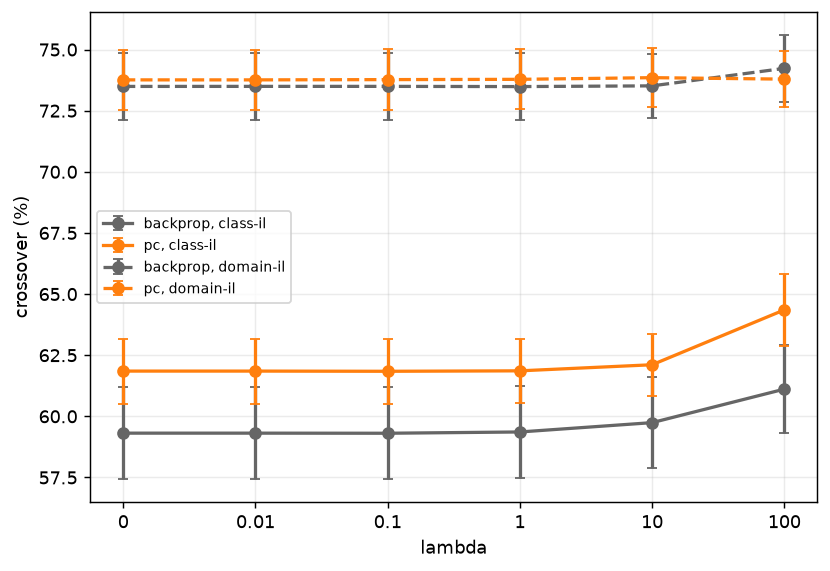

The Python source for this figure:
"""How large should EWC's penalty strength (lambda) be, and does the answer differ between
backprop and PC?

Report series 2, decade 200: the first of three "does an added consolidation/gating mechanism
change forgetting" sweeps (200 EWC, 210 SI, 220 k-WTA), followed by 230's head-to-head
comparison at each mechanism's swept-optimal setting. backprop_ewc + pc_ewc, both scenarios,
matched-competence 90%, 10 seeds. Every OTHER control is held at the value the rest of this
report series uses -- H=32 (script 100), lr 0.01 backprop / 0.02 PC, 90% matched competence,
crossover as the metric -- so lambda is this script's only free variable.

The penalty switches on at the task1->task2 boundary via run_classil's own on_task_end hook,
the same mechanism 130/131 already use for freezing and NCM prototypes: task 1 trains
completely normally (lambda has no effect yet), Fisher information is estimated from a fixed
sample of task-1 training images the moment task 1 ends, and the penalty (weighted by the
swept lambda) applies through task 2.

lambda=0 is included deliberately. It is not just "no penalty" conceptually -- the whole EWC
bookkeeping (Fisher estimation, anchor snapshot) still runs, weighted by zero -- so this cell
doubles as a live regression check against plain backprop/pc, on real data, not just the
synthetic check already done in scratch.

One report figure: crossover vs lambda (log-x), both rules, both scenarios, error bars = SEM
over 10 seeds.
"""
import sys
import time
from pathlib import Path

ROOT = Path(__file__).resolve().parents[1]
sys.path.insert(0, str(ROOT))

import numpy as np
import torch
import matplotlib.pyplot as plt

from src.protocol import PROTOCOL, load, build, replace, figure_path as _figure_path, \
    array_path as _array_path
from src.runner import run_classil
from src.ewc import fisher_information, set_anchor
from src.probes import prototype_images
from src.metrics import metric_grid

SMOKE = "--smoke" in sys.argv
REPLOT = "--replot" in sys.argv


def _tag(f, suffix):
    own = Path(f).resolve() == Path(__file__).resolve()
    return (suffix + "_SMOKE").lstrip("_") if (SMOKE and own) else suffix


def figure_path(f, suffix=""):
    return _figure_path(f, _tag(f, suffix))


def array_path(f, suffix=""):
    return _array_path(f, _tag(f, suffix))


# ---------------------------------------------------------------- settings
LAMBDAS = [0, 0.01, 0.1, 1, 10, 100]
METHODS = ["backprop_ewc", "pc_ewc"]
LR = {"backprop_ewc": 0.01, "pc_ewc": 0.02}   # same values as backprop/pc elsewhere in this series
SCENARIOS = ["class_il", "domain_il"]
SEEDS = 10
EVAL_EVERY = 10
MAX_ITERS = 5000
STOP_PATIENCE = 3
THRESHOLD = 0.90
FISHER_PER_CLASS = 100
METHOD_COLORS = {"backprop_ewc": "0.4", "pc_ewc": "tab:orange"}
SCENARIO_LS = {"class_il": "-", "domain_il": "--"}
EXP100 = Path(__file__).parent / "100_capacity_vs_width.py"

if SMOKE:
    LAMBDAS, SEEDS, EVAL_EVERY, MAX_ITERS, FISHER_PER_CLASS = [0, 1], 2, 5, 200, 20
    print("--smoke: tiny budget, results are NOT meaningful\n")

if Path(_array_path(EXP100)).exists():
    H = int(np.load(_array_path(EXP100))["chosen"])
    print(f"H = {H}, read from exp100")
else:
    H = 32
    print("exp100's array not found -- falling back to H = 32")


def run_ewc(proto, method, seed, lam, data):
    """Task 1 trains normally; Fisher is estimated from a fixed task-1 sample the moment task 1
    ends; the penalty (weighted by lam) applies through task 2."""
    tasks = proto.tasks(seed)
    lmap = proto.label_map(tasks)
    handle = {}
    train_step, predict = build(proto, method, seed, handle=handle)

    def on_task_end(ti, step):
        if ti == 0:
            xs, ys = prototype_images(data.train, data.class_idx, tasks[0],
                                      per_class=FISHER_PER_CLASS, device=proto.device, seed=seed)
            if lmap is not None:
                ys = torch.tensor([lmap[int(v)] for v in ys], device=proto.device)
            F = fisher_information(handle["params"], handle["arch"], handle["obj"], xs, ys,
                                   device=proto.device)
            set_anchor(handle["ewc"], handle["params"], F, lam)

    return run_classil(train_step, predict, tasks, data.train, data.class_idx,
                       report_eval=data.report_eval, stop_eval=data.stop_eval,
                       max_iters_per_task=MAX_ITERS, batch=proto.batch, eval_every=proto.eval_every,
                       device=proto.device, stop_threshold=[THRESHOLD, THRESHOLD],
                       stop_patience=proto.stop_patience, data_seed=seed, label_map=lmap,
                       on_task_end=on_task_end)


def cell_metrics(proto, method, lam, data):
    runs = [run_ewc(proto, method, seed, lam, data) for seed in range(SEEDS)]
    n_bad = sum(1 for o in runs if not all(o["reached"]))
    if n_bad:
        print(f"  WARNING: {proto.scenario} {method} lambda={lam}: {n_bad}/{SEEDS} seed(s) hit the cap")
    lo = -int(1.2 * np.median([o["switches"][0] for o in runs]))
    hi = int(1.2 * np.median([o["switches"][1] - o["switches"][0] for o in runs]))
    rel_grid = np.arange(lo, hi + EVAL_EVERY, EVAL_EVERY)
    A = np.full((SEEDS, len(rel_grid), 2), np.nan)
    for i, o in enumerate(runs):
        rel = np.asarray(o["steps"]) - o["switches"][0]
        for j, r in enumerate(rel):
            k_ = int(round((r - lo) / EVAL_EVERY))
            if 0 <= k_ < len(rel_grid):
                A[i, k_] = o["curves"]["argmax"][j]
    g = metric_grid(rel_grid, A, 0.0)
    return g["crossover"]


if REPLOT and Path(array_path(__file__)).exists():
    z = np.load(array_path(__file__), allow_pickle=True)
    crossover = {s: {m: z[f"crossover_{s}_{m}"] for m in METHODS} for s in SCENARIOS}
    print(f"--replot: redrawing from {array_path(__file__)}, no training\n")
else:
    base = replace(PROTOCOL, hidden=H, eval_every=EVAL_EVERY, seeds=SEEDS, lr=LR,
                   max_iters_per_task=MAX_ITERS, stop_patience=STOP_PATIENCE)
    data = load(replace(base, scenario="class_il"))
    crossover = {s: {m: np.full((len(LAMBDAS), SEEDS), np.nan) for m in METHODS} for s in SCENARIOS}
    t0 = time.perf_counter()

    for scen in SCENARIOS:
        proto = replace(base, scenario=scen)
        for method in METHODS:
            for li, lam in enumerate(LAMBDAS):
                cx = cell_metrics(proto, method, lam, data)
                crossover[scen][method][li] = cx
                print(f"  {scen:10s} {method:12s} lambda={lam:<6g} crossover {np.nanmean(cx):5.1f}"
                      f"   [{time.perf_counter()-t0:5.0f}s]")

# ---------------------------------------------------------------- report figure: crossover vs lambda
fig, ax = plt.subplots(figsize=(6.5, 4.5))
xpos = np.arange(len(LAMBDAS))   # lambda=0 breaks a log axis; equally-spaced ticks, labelled
for scen in SCENARIOS:
    for method in METHODS:
        v = crossover[scen][method]
        mean = np.nanmean(v, axis=1)
        n = np.sum(np.isfinite(v), axis=1)
        sem = np.where(n > 1, np.nanstd(v, axis=1, ddof=1) / np.sqrt(np.maximum(n, 1)), np.nan)
        ax.errorbar(xpos, mean, yerr=sem, marker="o", capsize=3, lw=1.8,
                   color=METHOD_COLORS[method], ls=SCENARIO_LS[scen],
                   label=f"{method.replace('_ewc', '')}, {scen.replace('_', '-')}")
ax.set_xticks(xpos)
ax.set_xticklabels([str(l) for l in LAMBDAS])
ax.set_xlabel("lambda")
ax.set_ylabel("crossover (%)")
ax.legend(fontsize=8, loc="best")
ax.grid(alpha=0.25)
fig.tight_layout()
fig.savefig(figure_path(__file__), dpi=130, bbox_inches="tight")
print(f"\nsaved {figure_path(__file__)}")

# ---------------------------------------------------------------- save
np.savez(array_path(__file__), lambdas=np.asarray(LAMBDAS), H=H,
         **{f"crossover_{s}_{m}": crossover[s][m] for s in SCENARIOS for m in METHODS})
print(f"saved {array_path(__file__)}")
